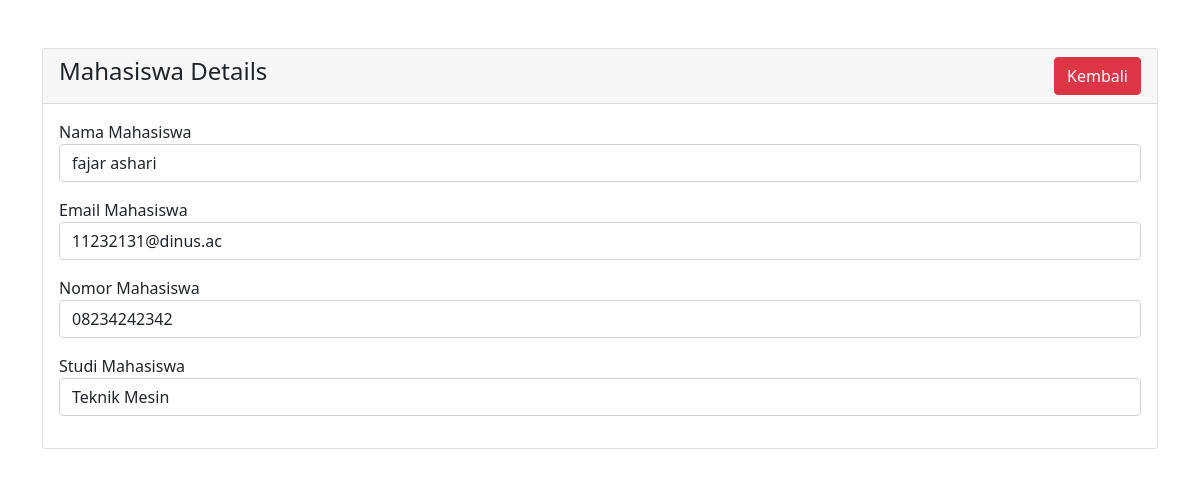
The app's page /mahasiswa-view.php?id=4 with its own data.
### tables this page shows
CREATE TABLE `mahasiswa` (
  `id` int(6) NOT NULL,
  `nama` varchar(31) NOT NULL,
  `email` varchar(31) NOT NULL,
  `phone` varchar(31) NOT NULL,
  `studi` varchar(31) NOT NULL
);

### mahasiswa-view.php (the view, shortened to what this page needs)
<?php
require 'connect.php';
?>
<!doctype html>
<html lang="en">
  <head>
    <link href="https://cdn.jsdelivr.net/npm/bootstrap@5.0.2/dist/css/bootstrap.min.css" rel="stylesheet">
</head>
<body>
    <div class="container mt-5">
        <div class="row">
            <div class="col-md-12">
                <div class="card">
                    <div class="card-header">
                        <h4>Mahasiswa Details<a href="index.php" class="btn btn-danger float-end">Kembali</a>
                        </h4>
                    </div>
                    <div class="card-body">
                        <?php
                        if(isset($_GET['id']))
                        {
                            $student_id = mysqli_real_escape_string($con, $_GET['id']);
                            $query = "SELECT * FROM mahasiswa WHERE id='$student_id' ";
                            $query_run = mysqli_query($con, $query);
                            if(mysqli_num_rows($query_run) > 0)
                            {
                                $student = mysqli_fetch_array($query_run);
                                ?>
                                    <div class="mb-3">
                                        <label>Nama Mahasiswa</label>
                                        <p class="form-control">
                                            <?=$student['nama'];?>
                                        </p>
                                    </div>
                                    <div class="mb-3">
                                        <label>Email Mahasiswa</label>
                                        <p class="form-control">
                                            <?=$student['email'];?>
                                        </p>
                                    </div>
                                    <div class="mb-3">
                                        <label>Nomor Mahasiswa</label>
                                        <p class="form-control">
                                            <?=$student['phone'];?>
                                        </p>
                                    </div>
                                    <div class="mb-3">
                                        <label>Studi Mahasiswa</label>
                                        <p class="form-control">
                                            <?=$student['studi'];?>
                                        </p>
                                    </div>
                                <?php
                            }
                            else
                            {
                                echo "<h4>No Such Id Found</h4>";
                            }
                        }
                        ?>
                    </div>
                </div>
            </div>
        </div>
    </div>
</body>
</html>

### records on screen
mahasiswa: nama "fajar ashari", email "11232131@dinus.ac", phone "08234242342", studi "Teknik Mesin"
